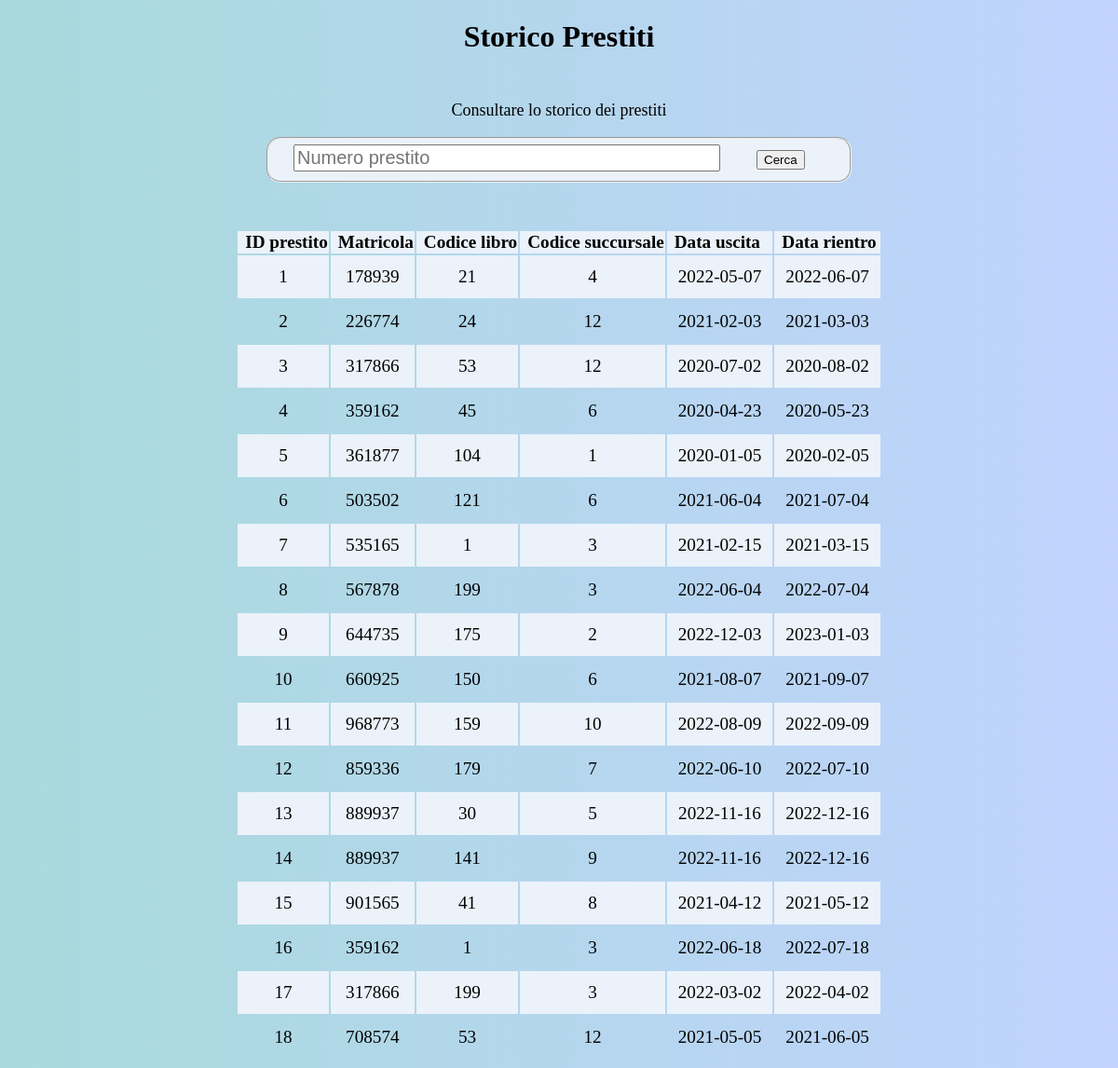
The page /prestiti.php on the database its author committed.
### tables this page shows
CREATE TABLE `PRESTITO` (
  `ID_PRESTITO` int NOT NULL AUTO_INCREMENT,
  `CODICE_MATRICOLA` int NOT NULL,
  `CODICE_LIBRO` int NOT NULL,
  `CODICE_SUCCURSALE` int NOT NULL,
  `DATA_USCITA` date DEFAULT NULL,
  `DATA_RIENTRO` date DEFAULT NULL,
  PRIMARY KEY (`ID_PRESTITO`),
  KEY `CODICE_MATRICOLA` (`CODICE_MATRICOLA`),
  KEY `CODICE_LIBRO` (`CODICE_LIBRO`),
  KEY `CODICE_SUCCURSALE` (`CODICE_SUCCURSALE`),
  CONSTRAINT `PRESTITO_ibfk_1` FOREIGN KEY (`CODICE_MATRICOLA`) REFERENCES `STUDENTE` (`MATRICOLA`),
  CONSTRAINT `PRESTITO_ibfk_2` FOREIGN KEY (`CODICE_LIBRO`) REFERENCES `LIBRO` (`CODICE`),
  CONSTRAINT `PRESTITO_ibfk_3` FOREIGN KEY (`CODICE_SUCCURSALE`) REFERENCES `SUCCURSALE` (`ID_SUCCURSALE`)
);

### prestiti.php (the view, shortened to what this page needs)
<?php include 'connessione.php'; ?>
<!DOCTYPE html>
<html>
<head>
    <link rel="stylesheet" href="style.css" />
</head>
<body>
    <h1>Storico Prestiti</h1>
    <p>Consultare lo storico dei prestiti</p>
    <form action="prestiti.php" method="POST">
        <fieldset id="fs_search">
            <input id="editText" type="text" placeholder="Numero prestito" style="font-size: 20px" name="prestito">
            <input id="submit" type="submit" value="Cerca">
        </fieldset>
    </form>
    <?php
    $sql = "SELECT * FROM PRESTITO
            WHERE ID_PRESTITO LIKE '" . $_POST['prestito'] . "%';
            ";
    $query = mysqli_query($link, $sql);
    ?>
    <table>
        <thead>
            <tr>
                <th>ID prestito</th>
                <th>Matricola</th>
                <th>Codice libro</th>
                <th>Codice succursale</th>
                <th>Data uscita</th>
                <th>Data rientro</th>
            </tr>
        </thead>
        <tbody>
            <?php while ($row = mysqli_fetch_array($query, MYSQLI_ASSOC)) : ?>
                <tr>
                    <td><?php echo "{$row['ID_PRESTITO']}"; ?></td>
                    <td><?php echo "{$row['CODICE_MATRICOLA']}"; ?></td>
                    <td><?php echo "{$row['CODICE_LIBRO']}"; ?></td>
                    <td><?php echo "{$row['CODICE_SUCCURSALE']}"; ?></td>
                    <td><?php echo "{$row['DATA_USCITA']}"; ?></td>
                    <td><?php echo "{$row['DATA_RIENTRO']}"; ?></td>
                </tr>
            <?php endwhile ?>
        </tbody>
    </table>
</body>
</html>

### style.css (style rules this page uses)
body { background-image: linear-gradient(90deg, #a8dadc, #c1d3fe); }
h1 { text-align: center; margin-bottom: 50px; }
p { font-size: 18px; text-align: center; }
#fs_search { margin: auto; border-radius: 15px; width: 600px; height: fit-content; background: #ebf2fa; }
#editText { width: 450px; height: auto; margin-left: 15px; }
#submit { margin-left: 35px; }
table { margin-left: auto; margin-right: auto; margin-top: 50px; }
tbody { margin: 50px; }
tr { font-size: larger; text-align: center; }
td { padding: 12px; }
tr:nth-child(odd) { background-color: #ebf2fa; }
th { text-align: left; padding-left: 8px; }

### rows shown on the page
prestito: ID_PRESTITO "1", CODICE_MATRICOLA "178939", CODICE_LIBRO "21", CODICE_SUCCURSALE "4", DATA_USCITA "2022-05-07", DATA_RIENTRO "2022-06-07"
prestito: ID_PRESTITO "2", CODICE_MATRICOLA "226774", CODICE_LIBRO "24", CODICE_SUCCURSALE "12", DATA_USCITA "2021-02-03", DATA_RIENTRO "2021-03-03"
prestito: ID_PRESTITO "3", CODICE_MATRICOLA "317866", CODICE_LIBRO "53", CODICE_SUCCURSALE "12", DATA_USCITA "2020-07-02", DATA_RIENTRO "2020-08-02"
prestito: ID_PRESTITO "4", CODICE_MATRICOLA "359162", CODICE_LIBRO "45", CODICE_SUCCURSALE "6", DATA_USCITA "2020-04-23", DATA_RIENTRO "2020-05-23"
prestito: ID_PRESTITO "5", CODICE_MATRICOLA "361877", CODICE_LIBRO "104", CODICE_SUCCURSALE "1", DATA_USCITA "2020-01-05", DATA_RIENTRO "2020-02-05"
prestito: ID_PRESTITO "6", CODICE_MATRICOLA "503502", CODICE_LIBRO "121", CODICE_SUCCURSALE "6", DATA_USCITA "2021-06-04", DATA_RIENTRO "2021-07-04"
prestito: ID_PRESTITO "7", CODICE_MATRICOLA "535165", CODICE_LIBRO "1", CODICE_SUCCURSALE "3", DATA_USCITA "2021-02-15", DATA_RIENTRO "2021-03-15"
prestito: ID_PRESTITO "8", CODICE_MATRICOLA "567878", CODICE_LIBRO "199", CODICE_SUCCURSALE "3", DATA_USCITA "2022-06-04", DATA_RIENTRO "2022-07-04"
prestito: ID_PRESTITO "9", CODICE_MATRICOLA "644735", CODICE_LIBRO "175", CODICE_SUCCURSALE "2", DATA_USCITA "2022-12-03", DATA_RIENTRO "2023-01-03"
prestito: ID_PRESTITO "10", CODICE_MATRICOLA "660925", CODICE_LIBRO "150", CODICE_SUCCURSALE "6", DATA_USCITA "2021-08-07", DATA_RIENTRO "2021-09-07"
prestito: ID_PRESTITO "11", CODICE_MATRICOLA "968773", CODICE_LIBRO "159", CODICE_SUCCURSALE "10", DATA_USCITA "2022-08-09", DATA_RIENTRO "2022-09-09"
prestito: ID_PRESTITO "12", CODICE_MATRICOLA "859336", CODICE_LIBRO "179", CODICE_SUCCURSALE "7", DATA_USCITA "2022-06-10", DATA_RIENTRO "2022-07-10"
prestito: ID_PRESTITO "13", CODICE_MATRICOLA "889937", CODICE_LIBRO "30", CODICE_SUCCURSALE "5", DATA_USCITA "2022-11-16", DATA_RIENTRO "2022-12-16"
prestito: ID_PRESTITO "14", CODICE_MATRICOLA "889937", CODICE_LIBRO "141", CODICE_SUCCURSALE "9", DATA_USCITA "2022-11-16", DATA_RIENTRO "2022-12-16"
prestito: ID_PRESTITO "15", CODICE_MATRICOLA "901565", CODICE_LIBRO "41", CODICE_SUCCURSALE "8", DATA_USCITA "2021-04-12", DATA_RIENTRO "2021-05-12"
prestito: ID_PRESTITO "16", CODICE_MATRICOLA "359162", CODICE_LIBRO "1", CODICE_SUCCURSALE "3", DATA_USCITA "2022-06-18", DATA_RIENTRO "2022-07-18"
prestito: ID_PRESTITO "17", CODICE_MATRICOLA "317866", CODICE_LIBRO "199", CODICE_SUCCURSALE "3", DATA_USCITA "2022-03-02", DATA_RIENTRO "2022-04-02"
prestito: ID_PRESTITO "18", CODICE_MATRICOLA "708574", CODICE_LIBRO "53", CODICE_SUCCURSALE "12", DATA_USCITA "2021-05-05", DATA_RIENTRO "2021-06-05"
